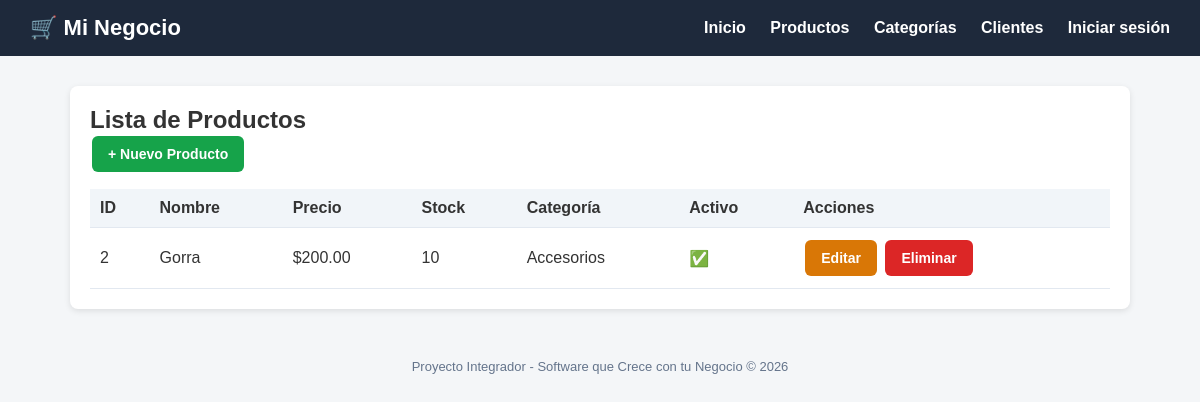
/productos/, run on the app's committed database.
### tienda/models.py (models this page shows, shortened)
class Producto(models.Model):
    nombre = models.CharField(max_length=200)
    descripcion = models.TextField(blank=True, null=True)
    precio = models.DecimalField(max_digits=10, decimal_places=2)
    stock = models.IntegerField(default=0)
    categoria = models.ForeignKey(Categoria, on_delete=models.CASCADE)
    fecha_creacion = models.DateTimeField(auto_now_add=True)
    activo = models.BooleanField(default=True)
    class Meta:
        verbose_name = "Producto"
        verbose_name_plural = "Productos"
        ordering = ['nombre']

class Categoria(models.Model):
    nombre = models.CharField(max_length=100)
    descripcion = models.TextField(blank=True, null=True)
    class Meta:
        verbose_name = "Categoria"
        verbose_name_plural = "Categorías"

### tienda/views.py (the view)
# urls.py: path('productos/', views.lista_productos, name='lista_productos'),
def lista_productos(request):
    productos = Producto.objects.all()
    return render(request, 'tienda/productos/lista.html', {'productos': productos})

### tienda/templates/tienda/productos/lista.html (shortened to what this page needs)
{% extends 'base.html' %}
{% block content %}
<div class="card">
    <h2>Lista de Productos</h2>
    <a href="{% url 'crear_producto' %}" class="btn btn-success">+ Nuevo Producto</a>
    <table>
        <thead>
            <tr><th>ID</th><th>Nombre</th><th>Precio</th><th>Stock</th><th>Categoría</th><th>Activo</th><th>Acciones</th></tr>
        </thead>
        <tbody>
            {% for producto in productos %}
            <tr>
                <td>{{ producto.id }}</td>
                <td>{{ producto.nombre }}</td>
                <td>${{ producto.precio }}</td>
                <td>{{ producto.stock }}</td>
                <td>{{ producto.categoria.nombre }}</td>
                <td>{% if producto.activo %}✅{% else %}❌{% endif %}</td>
                <td>
                    <a href="{% url 'editar_producto' producto.pk %}" class="btn btn-warning">Editar</a>
                    <a href="{% url 'eliminar_producto' producto.pk %}" class="btn btn-danger">Eliminar</a>
                </td>
            </tr>
            {% empty %}
            <tr><td colspan="7">No hay productos registrados.</td></tr>
            {% endfor %}
        </tbody>
    </table>
</div>
{% endblock %}

### templates/base.html (style rules this page uses)
* { margin: 0; padding: 0; box-sizing: border-box; }
body { font-family: Arial, sans-serif; background: #f4f6f8; color: #333; }
.card { background: #fff; border-radius: 8px; padding: 20px; box-shadow: 0 2px 6px rgba(0,0,0,0.1); margin-bottom: 20px; }
.btn { display: inline-block; padding: 10px 16px; border-radius: 6px; text-decoration: none; color: #fff; font-weight: bold; border: none; cursor: pointer; font-size: 14px; margin: 2px; }
.btn-success { background: #16a34a; }
.btn-danger { background: #dc2626; }
.btn-warning { background: #d97706; }
table { width: 100%; border-collapse: collapse; margin-top: 15px; }
th, td { padding: 10px; text-align: left; border-bottom: 1px solid #e2e8f0; }
th { background: #f1f5f9; }

### data on the page
Producto: id "2", nombre "Gorra", precio "200.00", stock "10", categoria.nombre "Accesorios"
